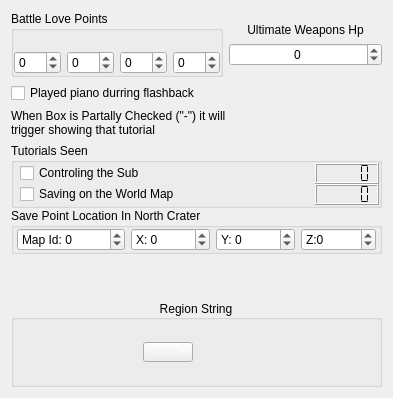
          <widget class="QWidget" name="tab_3">
           <property name="styleSheet">
            <string notr="true"/>
           </property>
           <attribute name="title">
            <string>Misc</string>
           </attribute>
           <layout class="QVBoxLayout" name="verticalLayout_20">
            <item>
             <layout class="QHBoxLayout" name="horizontalLayout_157">
              <item>
               <widget class="QGroupBox" name="groupBox_27">
                <property name="title">
                 <string>Battle Love Points</string>
                </property>
                <layout class="QHBoxLayout" name="horizontalLayout_27">
                 <property name="leftMargin">
                  <number>0</number>
                 </property>
                 <property name="topMargin">
                  <number>0</number>
                 </property>
                 <property name="rightMargin">
                  <number>0</number>
                 </property>
                 <property name="bottomMargin">
                  <number>0</number>
                 </property>
                 <item>
                  <layout class="QVBoxLayout" name="verticalLayout_88">
                   <item>
                    <widget class="QLabel" name="lbl_battle_love_aeris">
                     <property name="frameShape">
                      <enum>QFrame::NoFrame</enum>
                     </property>
                    </widget>
                   </item>
                   <item>
                    <widget class="QSpinBox" name="sb_b_love_aeris">
                     <property name="wrapping">
                      <bool>true</bool>
                     </property>
                     <property name="maximum">
                      <number>255</number>
                     </property>
                    </widget>
                   </item>
                  </layout>
                 </item>
                 <item>
                  <layout class="QVBoxLayout" name="verticalLayout_119">
                   <item>
                    <widget class="QLabel" name="lbl_battle_love_tifa"/>
                   </item>
                   <item>
                    <widget class="QSpinBox" name="sb_b_love_tifa">
                     <property name="wrapping">
                      <bool>true</bool>
                     </property>
                     <property name="maximum">
                      <number>255</number>
                     </property>
                    </widget>
                   </item>
                  </layout>
                 </item>
                 <item>
                  <layout class="QVBoxLayout" name="verticalLayout_120">
                   <item>
                    <widget class="QLabel" name="lbl_battle_love_yuffie"/>
                   </item>
                   <item>
                    <widget class="QSpinBox" name="sb_b_love_yuffie">
                     <property name="wrapping">
                      <bool>true</bool>
                     </property>
                     <property name="maximum">
                      <number>255</number>
                     </property>
                    </widget>
                   </item>
                  </layout>
                 </item>
                 <item>
                  <layout class="QVBoxLayout" name="verticalLayout_123">
                   <item>
                    <widget class="QLabel" name="lbl_battle_love_barret">
                     <property name="alignment">
                      <set>Qt::AlignCenter</set>
                     </property>
                    </widget>
                   </item>
                   <item>
                    <widget class="QSpinBox" name="sb_b_love_barret">
                     <property name="wrapping">
                      <bool>true</bool>
                     </property>
                     <property name="maximum">
                      <number>255</number>
                     </property>
                    </widget>
                   </item>
                  </layout>
                 </item>
                </layout>
               </widget>
              </item>
              <item>
               <layout class="QVBoxLayout" name="verticalLayout_33">
                <item>
                 <spacer name="verticalSpacer_9">
                  <property name="orientation">
                   <enum>Qt::Vertical</enum>
                  </property>
                  <property name="sizeHint" stdset="0">
                   <size>
                    <width>0</width>
                    <height>0</height>
                   </size>
                  </property>
                 </spacer>
                </item>
                <item>
                 <widget class="QLabel" name="label_186">
                  <property name="text">
                   <string>Ultimate Weapons Hp</string>
                  </property>
                  <property name="alignment">
                   <set>Qt::AlignCenter</set>
                  </property>
                 </widget>
                </item>
                <item>
                 <widget class="QSpinBox" name="sb_u_weapon_hp">
                  <property name="wrapping">
                   <bool>true</bool>
                  </property>
                  <property name="alignment">
                   <set>Qt::AlignCenter</set>
                  </property>
                  <property name="maximum">
                   <number>16777215</number>
                  </property>
                 </widget>
                </item>
                <item>
                 <spacer name="verticalSpacer_8">
                  <property name="orientation">
                   <enum>Qt::Vertical</enum>
                  </property>
                  <property name="sizeHint" stdset="0">
                   <size>
                    <width>0</width>
                    <height>0</height>
                   </size>
                  </property>
                 </spacer>
                </item>
               </layout>
              </item>
             </layout>
            </item>
            <item>
             <widget class="QCheckBox" name="cb_FlashbackPiano">
              <property name="text">
               <string>Played piano durring flashback</string>
              </property>
             </widget>
            </item>
            <item>
             <widget class="QLabel" name="label_187">
              <property name="text">
               <string>When Box is Partally Checked (&quot;-&quot;) it will
trigger showing that tutorial</string>
              </property>
              <property name="wordWrap">
               <bool>true</bool>
              </property>
             </widget>
            </item>
            <item>
             <layout class="QVBoxLayout" name="verticalLayout_93">
              <property name="spacing">
               <number>0</number>
              </property>
              <item>
               <layout class="QHBoxLayout" name="horizontalLayout_153">
                <item>
                 <widget class="QGroupBox" name="groupBox_28">
                  <property name="enabled">
                   <bool>true</bool>
                  </property>
                  <property name="title">
                   <string>Tutorials Seen</string>
                  </property>
                  <layout class="QVBoxLayout" name="verticalLayout_31">
                   <property name="spacing">
                    <number>0</number>
                   </property>
                   <property name="leftMargin">
                    <number>3</number>
                   </property>
                   <property name="topMargin">
                    <number>0</number>
                   </property>
                   <property name="rightMargin">
                    <number>0</number>
                   </property>
                   <property name="bottomMargin">
                    <number>0</number>
                   </property>
                   <item>
                    <layout class="QHBoxLayout" name="horizontalLayout_71">
                     <property name="leftMargin">
                      <number>3</number>
                     </property>
                     <item>
                      <widget class="QCheckBox" name="cb_tut_sub">
                       <property name="text">
                        <string>Controling the Sub</string>
                       </property>
                       <property name="tristate">
                        <bool>false</bool>
                       </property>
                      </widget>
                     </item>
                     <item>
                      <widget class="QLCDNumber" name="lcdTutSub">
                       <property name="maximumSize">
                        <size>
                         <width>64</width>
                         <height>21</height>
                        </size>
                       </property>
                       <property name="mode">
                        <enum>QLCDNumber::Hex</enum>
                       </property>
                       <property name="segmentStyle">
                        <enum>QLCDNumber::Flat</enum>
                       </property>
                      </widget>
                     </item>
                    </layout>
                   </item>
                   <item>
                    <layout class="QHBoxLayout" name="horizontalLayout_74">
                     <property name="leftMargin">
                      <number>3</number>
                     </property>
                     <item>
                      <widget class="QCheckBox" name="cb_tut_worldsave">
                       <property name="text">
                        <string>Saving on the World Map</string>
                       </property>
                       <property name="tristate">
                        <bool>true</bool>
                       </property>
                      </widget>
                     </item>
                     <item>
                      <widget class="QLCDNumber" name="lcdNumber_7">
                       <property name="minimumSize">
                        <size>
                         <width>0</width>
                         <height>21</height>
                        </size>
                       </property>
                       <property name="maximumSize">
                        <size>
                         <width>64</width>
                         <height>21</height>
                        </size>
                       </property>
                       <property name="mode">
                        <enum>QLCDNumber::Hex</enum>
                       </property>
                       <property name="segmentStyle">
                        <enum>QLCDNumber::Flat</enum>
                       </property>
                      </widget>
                     </item>
                    </layout>
                   </item>
                  </layout>
                 </widget>
                </item>
               </layout>
              </item>
              <item>
               <widget class="QGroupBox" name="groupBox_14">
                <property name="title">
                 <string>Save Point Location In North Crater</string>
                </property>
                <layout class="QHBoxLayout" name="horizontalLayout_14">
                 <property name="leftMargin">
                  <number>3</number>
                 </property>
                 <property name="topMargin">
                  <number>0</number>
                 </property>
                 <property name="rightMargin">
                  <number>3</number>
                 </property>
                 <property name="bottomMargin">
                  <number>0</number>
                 </property>
                 <item>
                  <widget class="QSpinBox" name="sb_saveMapId">
                   <property name="prefix">
                    <string>Map Id: </string>
                   </property>
                   <property name="minimum">
                    <number>-32767</number>
                   </property>
                   <property name="maximum">
                    <number>32767</number>
                   </property>
                  </widget>
                 </item>
                 <item>
                  <widget class="QSpinBox" name="sb_saveX">
                   <property name="prefix">
                    <string>X: </string>
                   </property>
                   <property name="minimum">
                    <number>-32767</number>
                   </property>
                   <property name="maximum">
                    <number>32767</number>
                   </property>
                  </widget>
                 </item>
                 <item>
                  <widget class="QSpinBox" name="sb_saveY">
                   <property name="prefix">
                    <string>Y: </string>
                   </property>
                   <property name="minimum">
                    <number>-32767</number>
                   </property>
                   <property name="maximum">
                    <number>32767</number>
                   </property>
                  </widget>
                 </item>
                 <item>
                  <widget class="QSpinBox" name="sb_saveZ">
                   <property name="prefix">
                    <string>Z:</string>
                   </property>
                   <property name="minimum">
                    <number>-32767</number>
                   </property>
                   <property name="maximum">
                    <number>32767</number>
                   </property>
                   <property name="value">
                    <number>0</number>
                   </property>
                  </widget>
                 </item>
                </layout>
               </widget>
              </item>
             </layout>
            </item>
            <item>
             <spacer name="verticalSpacer_2">
              <property name="orientation">
               <enum>Qt::Vertical</enum>
              </property>
              <property name="sizeHint" stdset="0">
               <size>
                <width>20</width>
                <height>40</height>
               </size>
              </property>
             </spacer>
            </item>
            <item>
             <widget class="QGroupBox" name="Group_Region">
              <property name="title">
               <string>Region String</string>
              </property>
              <property name="alignment">
               <set>Qt::AlignCenter</set>
              </property>
              <property name="checked">
               <bool>false</bool>
              </property>
              <layout class="QHBoxLayout" name="horizontalLayout">
               <property name="spacing">
                <number>3</number>
               </property>
               <property name="leftMargin">
                <number>3</number>
               </property>
               <property name="topMargin">
                <number>0</number>
               </property>
               <property name="rightMargin">
                <number>3</number>
               </property>
               <property name="bottomMargin">
                <number>0</number>
               </property>
               <item>
                <spacer name="horizontalSpacer">
                 <property name="orientation">
                  <enum>Qt::Horizontal</enum>
                 </property>
                 <property name="sizeHint" stdset="0">
                  <size>
                   <width>40</width>
                   <height>20</height>
                  </size>
                 </property>
                </spacer>
               </item>
               <item>
                <widget class="QLabel" name="lbl_sg_region">
                 <property name="alignment">
                  <set>Qt::AlignCenter</set>
                 </property>
                </widget>
               </item>
               <item>
                <widget class="QComboBox" name="cb_Region_Slot">
                 <property name="enabled">
                  <bool>true</bool>
                 </property>
                 <property name="styleSheet">
                  <string notr="true">font: 9pt &quot;Ubuntu&quot;; color:
rgb(255, 255, 255)</string>
                 </property>
                 <property name="currentIndex">
                  <number>-1</number>
                 </property>
                 <property name="maxVisibleItems">
                  <number>15</number>
                 </property>
                 <property name="frame">
                  <bool>false</bool>
                 </property>
                 <item>
                  <property name="text">
                   <string>S01</string>
                  </property>
                 </item>
                 <item>
                  <property name="text">
                   <string>S02</string>
                  </property>
                 </item>
                 <item>
                  <property name="text">
                   <string>S03</string>
                  </property>
                 </item>
                 <item>
                  <property name="text">
                   <string>S04</string>
                  </property>
                 </item>
                 <item>
                  <property name="text">
                   <string>S05</string>
                  </property>
                 </item>
                 <item>
                  <property name="text">
                   <string>S06</string>
                  </property>
                 </item>
                 <item>
                  <property name="text">
                   <string>S07</string>
                  </property>
                 </item>
                 <item>
                  <property name="text">
                   <string>S08</string>
                  </property>
                 </item>
                 <item>
                  <property name="text">
                   <string>S09</string>
                  </property>
                 </item>
                 <item>
                  <property name="text">
                   <string>S10</string>
                  </property>
                 </item>
                 <item>
                  <property name="text">
                   <string>S11</string>
                  </property>
                 </item>
                 <item>
                  <property name="text">
                   <string>S12</string>
                  </property>
                 </item>
                 <item>
                  <property name="text">
                   <string>S13</string>
                  </property>
                 </item>
                 <item>
                  <property name="text">
                   <string>S14</string>
                  </property>
                 </item>
                 <item>
                  <property name="text">
                   <string>S15</string>
                  </property>
                 </item>
                </widget>
               </item>
               <item>
                <widget class="QLabel" name="lbl_slot_icon">
                 <property name="minimumSize">
                  <size>
                   <width>64</width>
                   <height>64</height>
                  </size>
                 </property>
                 <property name="maximumSize">
                  <size>
                   <width>64</width>
                   <height>64</height>
                  </size>
                 </property>
                </widget>
               </item>
               <item>
                <spacer name="horizontalSpacer_2">
                 <property name="orientation">
                  <enum>Qt::Horizontal</enum>
                 </property>
                 <property name="sizeHint" stdset="0">
                  <size>
                   <width>40</width>
                   <height>20</height>
                  </size>
                 </property>
                </spacer>
               </item>
              </layout>
             </widget>
            </item>
           </layout>
          </widget>
